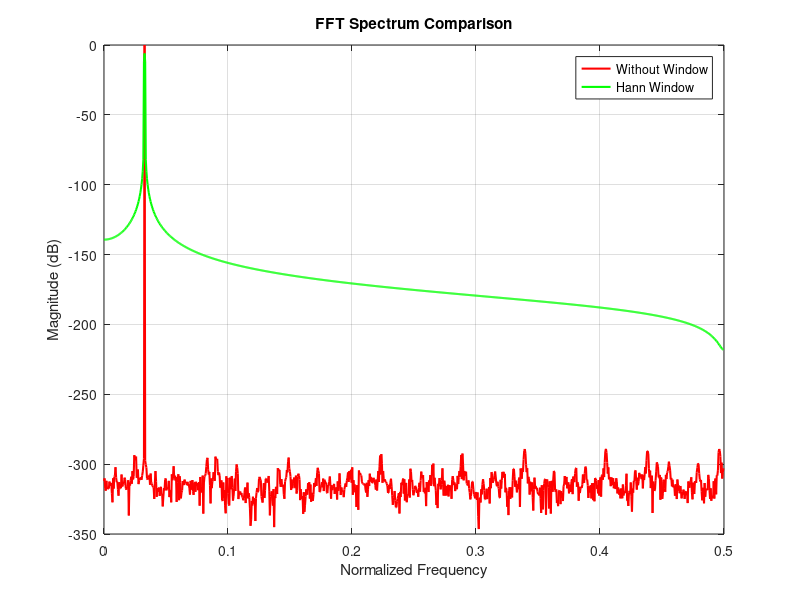

MATLAB code to generate this figure:
clc;
clear;
close all;
N = 2048;
k=67;
A = 1;
bits = 11;
fs = 1000;
fin = k*fs/N;


LSB = 2/(2^(bits - 1));

n = 0:N-1;

x = A*cos(2*pi*fin*n/fs);

%% Without window

s = abs(fft(x));

s = s(1:N/2);

s = 20*log10(2*s/N);

f = (0:N/2-1)/N;

%% With Hann window

x1 = x .* hann(N)';

s1 = abs(fft(x1));

s1 = s1(1:N/2);

s1 = 20*log10(2*s1/N);

%% Plot

figure;

plot(f,s,'r','LineWidth',1.5);

hold on;

plot(f,s1,'g','LineWidth',1.5);

grid on;

xlabel('Normalized Frequency');

ylabel('Magnitude (dB)');

legend('Without Window','Hann Window');

title('FFT Spectrum Comparison');
